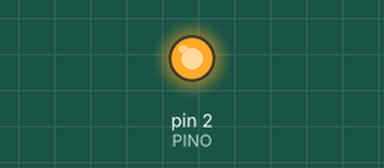
Bench run of a sketch on a simulated Arduino Uno, built with avr-gcc and run on an emulated ATmega328P. Shown: output pins drawn as LEDs (lit = HIGH). At 0.0 s the program stops and its outputs stay as they are.

Above: at 0.1 s.
Timing chart, 0 to 1.5 s (numbered marks = the images above):
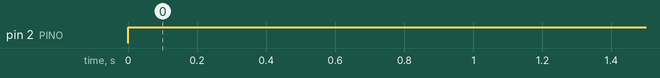

The sketch:

exercicio01.ino
```cpp
#define PINO (1<<PD2)

int main(void){

  //PD2 como saída
  DDRD |= PINO;

  // Liga o PD2
  PORTD |= PINO;

  return 0;
}
```

Measured:
- by itself, pin 2 (PINO): LOW → HIGH at 0.00 s
